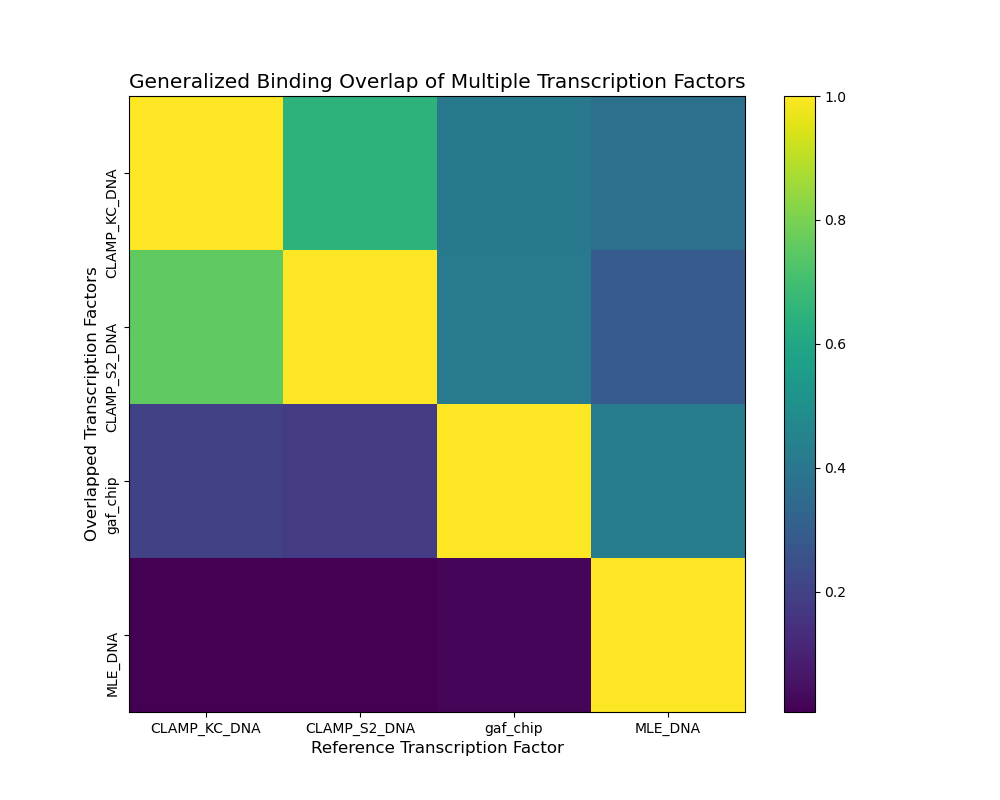

Generate this figure with Python:
import numpy as np
import pandas as pd
import pybedtools as pbt

import matplotlib.pyplot as plt
import seaborn as sns

from multiprocessing import Process, Manager, Pool, cpu_count
import sys


class BedProcessor:
    def __init__(self, bed_file):
        self.bed_file = bed_file
        self.name = self.get_name_from_bed()
        self.global_dict = {}
        self.counts = {}
        self.total_sites = 0

    def get_name_from_bed(self):
        form = self.bed_file.find(".bed")
        if form == -1:
            print(f"Improper input {self.bed_file}. Please provide a BED (.bed) file.")
            quit()
        beg = self.bed_file.rfind("/")
        if beg != -1:
            name = self.bed_file[beg + 1 : form]
        else:
            name = self.bed_file[0:form]
        return name

    def process_bed(self, bin_size: int):
        # bed_obj = pbt.BedTool(self.bed_file)

        with open(self.bed_file) as bed_obj:
            for line in bed_obj:
                bed_row = line.split()
                chrom = bed_row[0]

                if chrom[0:3] == "chr" or chrom[0:3] == "Chr":
                    chrom = (bed_row[0])[3:]
                if chrom[0:2] == "Un" or (len(chrom) > 5) or (chrom == "chr"):
                    continue
                if str.isnumeric(bed_row[1]) and str.isnumeric(bed_row[2]):
                    start = int(bed_row[1])
                else:
                    continue

                bin_id = int(start / bin_size)
                if chrom not in self.global_dict:
                    self.global_dict[chrom] = []
                    self.counts[chrom] = 0
                self.global_dict[chrom].append(bin_id)
                self.counts[chrom] += 1

        total_sites = 0
        for chrom in self.global_dict:
            self.counts[chrom] = len(self.global_dict[chrom])
            total_sites += self.counts[chrom]
            self.global_dict[chrom] = np.array(self.global_dict[chrom])

        self.total_sites = total_sites

    def __reduce__(self):
        return (self.__class__, (self.bed_file,))


class ProcessManager:
    def __init__(self, bed_files: list) -> None:
        self.manager = Manager()
        self.global_dict = self.manager.dict()
        self.processors = [BedProcessor(bf) for bf in bed_files]
        self.names = [bf.name for bf in self.processors]
        self.N = len(self.names)
        self.correl = np.ones((self.N, self.N))

    def process_bed_files(self, bin_size: int):
        for processor in self.processors:
            processor.process_bed(bin_size=bin_size)

    def overlap(self, args):
        i, j = args
        a = self.processors[i].global_dict
        b = self.processors[j].global_dict
        self.correl[i, j] = (
            sum(
                [
                    np.count_nonzero(np.isin(b[chrom], a[chrom])) if chrom in a else 0
                    for chrom in b
                ]
            )
            / self.processors[j].total_sites
        )
        self.correl[i, j]

    def plot_correlation_matrix(self):
        indices = [(i, j) for i in range(self.N) for j in range(self.N)]
        for index_pair in indices:
            self.overlap(index_pair)

        plt.figure(figsize=(10, 8))

        plt.imshow(self.correl, cmap="viridis", interpolation="nearest")
        plt.xticks(np.arange(self.N), self.names)
        plt.yticks(np.arange(self.N), self.names, rotation=90)
        plt.colorbar()

        # Create the Correlation Matrix
        plt.title(
            "Generalized Binding Overlap of Multiple Transcription Factors",
            fontsize=14.5,
        )
        plt.xlabel("Reference Transcription Factor", fontsize=12)
        plt.ylabel("Overlapped Transcription Factors", fontsize=12)
        plt.savefig("explore.png")


if __name__ == "__main__":
    scope = int(sys.argv[1])
    beds = sys.argv[2:]

    pm = ProcessManager(bed_files=beds)
    pm.process_bed_files(bin_size=scope)
    pm.plot_correlation_matrix()
